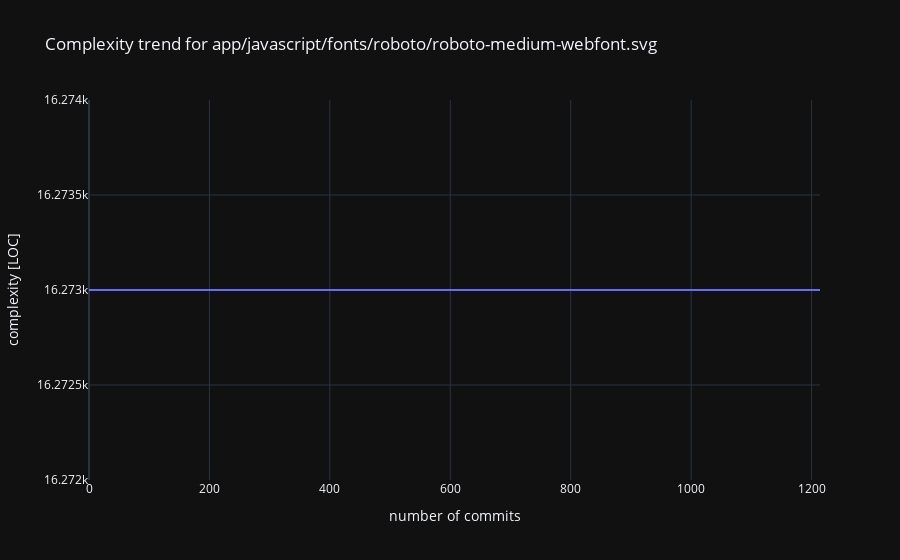

The notebook cell this image was saved under:
### Markdown cell above
Candidate 1: app/javascript/fonts/roboto/roboto-medium-webfont.svg

The 'roboto-medium-webfont.svg' file is an extreme outlier. It has very high complexity and never changes.
From the file name we can easily see that it is not a troublesome hotspot.
The file needs to have a lot of lines of code because it defines the shape of characters from a font.
None of these lines ever need to change though. It is not a hotspot and we do not need to take any action.

### Code cell
plot_complexity_trend(0)

### Figure 1 — Plotly figure (JSON) as saved in the notebook; plotly's stock layout.template omitted (floating-point values rounded to 4 significant figures; data arrays with more than 128 entries replaced by an {"elided": "..."} marker saying what was removed)
{"data": [{"hovertemplate": "number of commits=%{x}<br>complexity [LOC]=%{y}<extra></extra>", "legendgroup": "", "line": {"color": "#636efa", "dash": "solid"}, "marker": {"symbol": "circle"}, "mode": "lines", "name": "", "showlegend": false, "type": "scattergl", "x": {"elided": "1215 int values"}, "xaxis": "x", "y": {"elided": "1215 int values"}, "yaxis": "y"}], "layout": {"legend": {"tracegroupgap": 0}, "title": {"text": "Complexity trend for app/javascript/fonts/roboto/roboto-medium-webfont.svg"}, "xaxis": {"anchor": "y", "domain": [0, 1], "title": {"text": "number of commits"}}, "yaxis": {"anchor": "x", "domain": [0, 1], "title": {"text": "complexity [LOC]"}}}}
